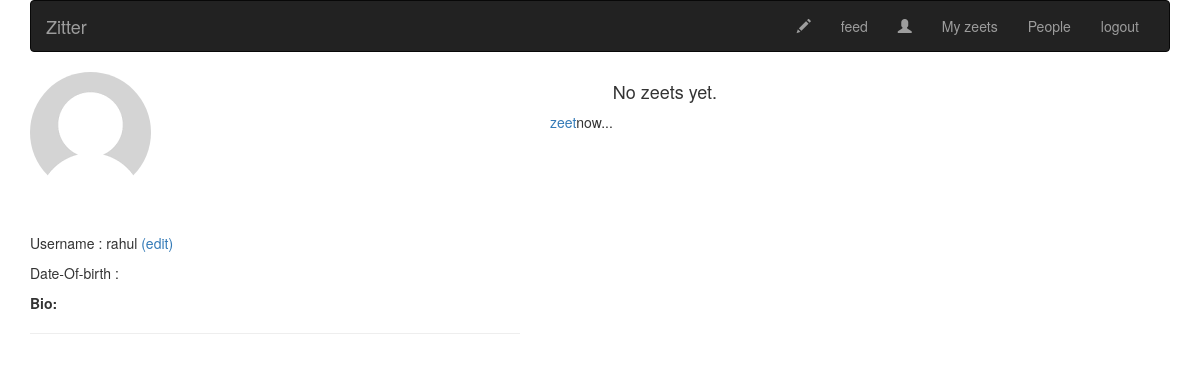
/account/dashboard/ (signed in), run on an earlier commit of the app's database.
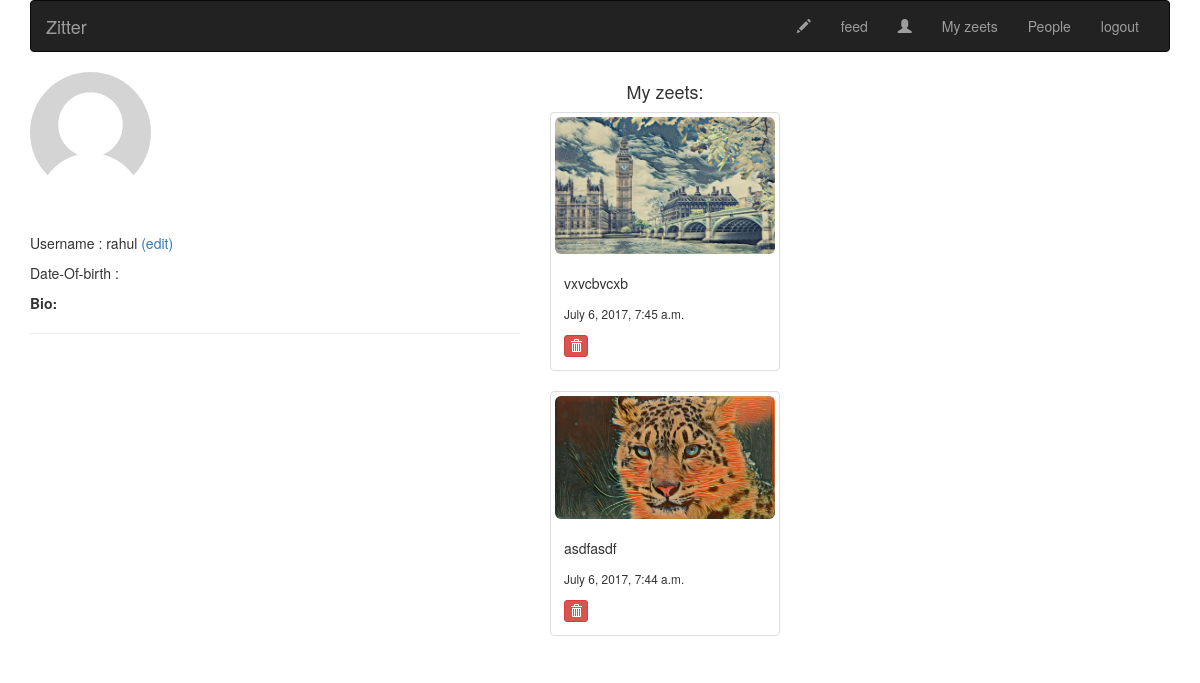
And on a later commit of the database.
### zeets/models.py (models this page shows, shortened)
class Zeet(models.Model):
	zeeter = models.ForeignKey(settings.AUTH_USER_MODEL, related_name = 'zeets_created')
	body = models.CharField(max_length = 140, help_text = "140 characters only :P")
	created = models.DateTimeField(auto_now = True)
	image = models.ImageField(blank = True, upload_to = '%Y/%m/%d/images/')
	class Meta:
		ordering = ['-created']

### account/views.py (the view)
@login_required
def dashboard(request):
	zeets = Zeet.objects.filter(zeeter = request.user)
	template = 'account/dashboard.html'
	return render(request, template, {'zeets':zeets})

### account/templates/account/dashboard.html (shortened to what this page needs)
{% extends "base.html" %}
{% load static %}
{% load crispy_forms_tags %}
{% block content %}
	<div class="row">
		<div class="col-md-8">
			{% if user.profile.photo %}
				<img src="{{ user.profile.photo.url }}" class="img-rounded img-responsive" width="304" height="236">
			{% else %}
				<img src="{% static "img/no_img.png" %}" class="img-circle img-responsive float-center" alt="Cinque Terre">
			{% endif %}
			<br><br>
			<p>Username : {{ request.user.username }} <a href="{% url "account:edit" %}">(edit)</a></p>
			<p>Date-Of-birth : {{ user.profile.date_of_birth }}</p>
			<p><b>Bio:</b>{{ user.profile.bio }}</p><hr>
		</div>
		<div class="col-md-4">
			{% if zeets %}
				<h4 class="text-center">My zeets:</h4>
				{% for zeet in zeets %}
					<div class="thumbnail">
				      	{% if zeet.image %}
								<img src="{{ zeet.image.url }}" class="img-rounded" width="250" height="250">
						{% endif %}
				        <div class="caption">
				        	<p>{{ zeet.body|linebreaks }}</p>
						  	<p><small>{{ zeet.created }}</small></p>
						  	<a href="{% url "zeets:delete" zeet.pk %}"><button class="btn btn-danger btn-xs"><span class="glyphicon glyphicon-trash"></span></button></a>
				    	</div>
					</div>
				{% endfor %}
			{% else %}
				<h4 class="text-center">No zeets yet.</h4>
				<p><a href="{% url "zeets:post" %}">zeet</a>now...</p>
			{% endif %}
		</div><hr>
		</div>
{% endblock %}

What changed in the data, as far as the page shows it:
added Zeet: image (picture), body "vxvcbvcxb", created "July 6, 2017, 7:45 a.m."
added Zeet: image (picture), body "asdfasdf", created "July 6, 2017, 7:44 a.m."
Also different on the page:
text no longer shown: "No zeets yet. zeet now..."
text now shown: "My zeets:"
